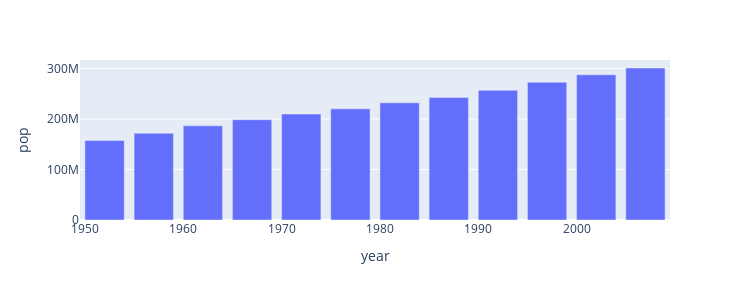

Notebook code cell kept with this figure:
### Code cell
px.bar(us, x = "year", y = "pop", height = 300, width = 750)

### Figure 1 — Plotly figure (JSON) as saved in the notebook; plotly's stock layout.template omitted (floating-point values rounded to 4 significant figures)
{"data": [{"alignmentgroup": "True", "hovertemplate": "year=%{x}<br>pop=%{y}<extra></extra>", "legendgroup": "", "marker": {"color": "#636efa", "pattern": {"shape": ""}}, "name": "", "offsetgroup": "", "orientation": "v", "showlegend": false, "textposition": "auto", "type": "bar", "x": [1952, 1957, 1962, 1967, 1972, 1977, 1982, 1987, 1992, 1997, 2002, 2007], "xaxis": "x", "y": [157553000, 171984000, 186538000, 198712000, 209896000, 220239000, 232187835, 242803533, 256894189, 272911760, 287675526, 301139947], "yaxis": "y"}], "layout": {"barmode": "relative", "height": 300, "legend": {"tracegroupgap": 0}, "margin": {"t": 60}, "width": 750, "xaxis": {"anchor": "y", "autorange": true, "domain": [0, 1], "range": [1950.0, 2010.0], "title": {"text": "year"}, "type": "linear"}, "yaxis": {"anchor": "x", "autorange": true, "domain": [0, 1], "range": [0, 317000000.0], "title": {"text": "pop"}, "type": "linear"}}}
